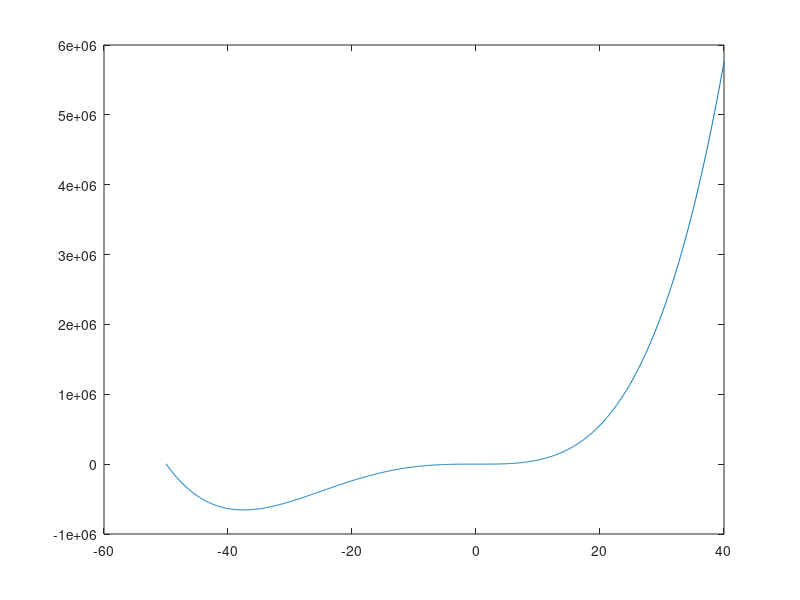

Here is the MATLAB script that generated this plot: (Note: this script raises an error after producing the figure.)





dim     =  1;
d       =  2;
npoints =  3;


t = linspace(-50, 40, 1000);
ceos = 5 * rand(1, 5);
f=@(x) (polyval([1 50 0 -100 0], x));


plot(t, f(t));


%initialPoints(3,:) = initialPoints(5,:);

plotradius = .2;


x = 0;
radius = 1;
initialPoints = x + radius * (2 * rand(npoints, dim) - 1);



for i = 1:length(initialPoints)
	vals(i) = f(initialPoints(i));
end


poisedSet = initialPoints;
vals = zeros(1, length(initialPoints));
for i = 1:length(poisedSet)
	  vals(i) = f(poisedSet(i));
end
[_ index] = min(vals);
iterate = poisedSet(index);


for step = 1:100
	% Get the poised set, and the lagrange polynomials for this region

	shiftedSet = poisedSet;
	for i=1:size(shiftedSet, 1);
		shiftedSet(i) = (poisedSet(i) - iterate) / radius;
	end
	     
	[shiftedSet lagrange] = poise(shiftedSet, d, 1e-6);

	for i = 1:size(shiftedSet, 1)
		  poisedSet(i) = shiftedSet(i) * radius + iterate;
	end


	% Get the values of the function at this set
	vals = zeros(1, length(poisedSet));
	for i = 1:length(poisedSet)
		  vals(i) = f(poisedSet(i));
	end


	b = radius + [iterate -iterate];
	A = [1 -1];
	
	polys  = fliplr(lagrange');
	coeffs = sum(diag(vals) * polys);
	inter  = @(x)(polyval(coeffs, (x - iterate) / radius));


	% Is this right?
	lambda = 0;
	for i = 1:size(polys, 2)
		lambda=max(lambda, abs(sqp(iterate, @(x)(polyval(polys(i, :), (x - iterate) / radius)), [], [], iterate - radius, iterate + radius)));
	end


	[sqpIterate, sqpObj, sqpInfo, sqpIter, sqpNf, sqpLambda] = sqp(iterate, inter, [], [], iterate - radius, iterate + radius);
	

	% Plot them
	hold on
%	t = linspace(min(poisedSet) - plotradius*abs(min(poisedSet)), max(poisedSet) + plotradius * abs(max(poisedSet)), 100);
	t = linspace(iterate - radius, iterate + radius, 100);


%	t = linspace(-1, 1, 100);

	minY = 0;
	maxY = 0;

	for i = 1:size(polys, 2)
		lvals = polyval(polys(i,:), (t-iterate) / radius);
		ivals = vals(i) * lvals;

		minY = min([ minY ivals]);
		maxY = max([ maxY ivals]);

		
		plot (t, ivals, 'Color', [ 0 0 1 ]);
	end
	plot(t, f(t), 'Color', [ 1 0 0 ]);
	plot(t, inter(t), 'Color', [0 1 0]);


	for i = 1:length(poisedSet)
		plot ( [ poisedSet(i), poisedSet(i)] , [minY, maxY], 'Color', [ 1 1 0 ])
	end

	plot ( [sqpIterate, sqpIterate] , [minY, maxY], 'Color', [ 0 0 0 ])

	
	hold off


	newVal = f(sqpIterate);

	rho = (vals(index) - newVal) / (vals(index) - sqpIterate)

	
	[_ index] = min(vals);
	iterate = poisedSet(index);
end


plot(t, polyval(lagrange(1,:)' , t), t, polyval(lagrange(2,:)', t), t, polyval(lagrange(3,:)', t))





     
